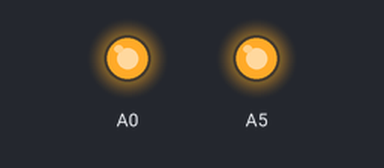
A sketch run on a simulated Arduino Uno, built with avr-gcc and run on an emulated ATmega328P. Parts: output pins drawn as LEDs (lit = HIGH).

Above: at 4.0 s.
At 16.0 s:
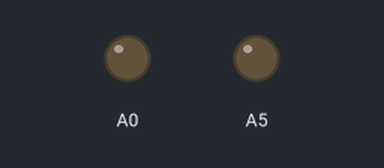
Timing chart, 0 to 31.2 s (numbered marks = the images above):
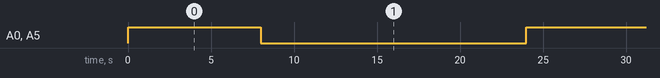

The sketch:

sleep.ino
```cpp
#include "LowPower.h"

void setup()
{
  pinMode(A5, OUTPUT);
  pinMode(A0, OUTPUT);
  //delay(10000); //delay to help with reprogramming
}

void loop()
{
  digitalWrite(A5, HIGH); // turns Linino on ~ 225-300 mA
  digitalWrite(A0, HIGH);
  delay(8000);

  digitalWrite(A5, LOW);  // turns Linino off ~ 50 mA
  digitalWrite(A0, LOW);
  delay(8000);
  //turns Arduino off ~ 15 mA!! :)
  LowPower.powerDown(SLEEP_8S, ADC_OFF, BOD_OFF);

}  
```

Measured:
- by itself, A0, A5: alternates HIGH for 8.0 s and LOW for 16.0 s
